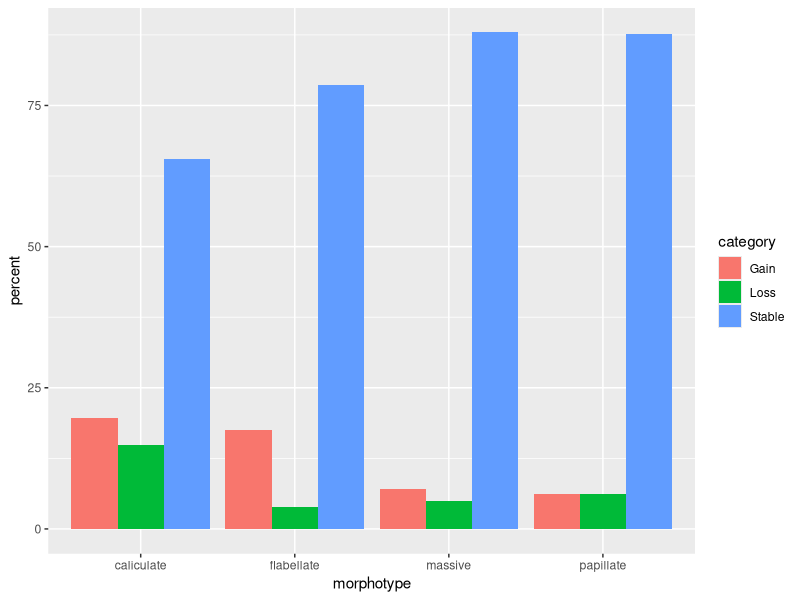
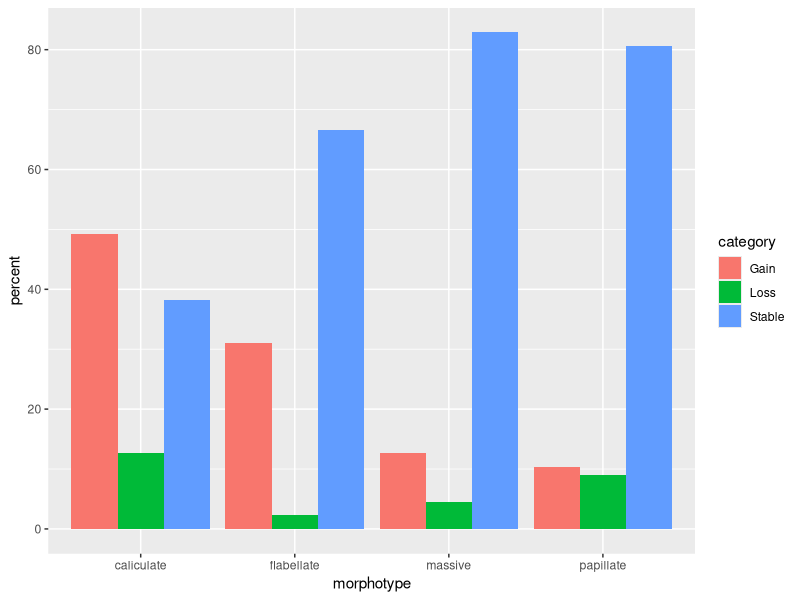
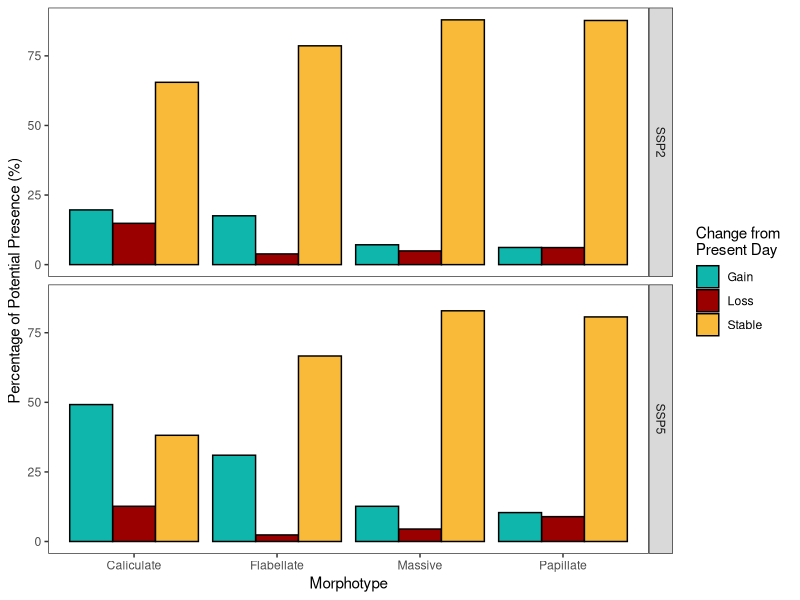

Write the R code that produced these figures, in order.
# bar plot of shift responses
# 9/3/2024

#Aim
# To combine percentage responses from each modelled morph into 1 bar chart

# LIBRARY
library(tidyverse)
library(viridis)  # For colorblind-friendly palettes


# DATA ----
# ssp2
massivessp2 <- read.csv("models/massive/massivessp2_percentchange.csv")
caliculatessp2<- read.csv("models/caliculate/caliculatessp2_percentchange.csv")
flabellatessp2 <- read.csv("models/flabellate/flabellatessp2_percentchange.csv")
papillatessp2 <- read.csv("models/papillate/papillatessp2_percentchange.csv")

# ssp5
massivessp5 <- read.csv("models/massive/massivessp5_percentchange.csv")
caliculatessp5 <- read.csv("models/caliculate/caliculatessp5_percentchange.csv")
flabellatessp5 <- read.csv("models/flabellate/flabellatessp5_percentchange.csv")
papillatessp5  <- read.csv("models/papillate/papillatessp5_percentchange.csv")

# Bind data into 1 ----
changes <- bind_rows(massivessp2, massivessp5,
                     caliculatessp2, caliculatessp5,
                     flabellatessp2, flabellatessp5,
                     papillatessp2, papillatessp5)

changes <- changes%>%
  mutate(category = as.factor(category),
         scenario = as.factor(scenario),
         morphotype = as.factor(morphotype))
# plots
changes%>%
  filter(scenario == "ssp2")%>%
  group_by(morphotype)%>%
  ggplot(aes(x = morphotype, y = percent, fill = category)) +
  geom_bar(stat = "identity", position = "dodge")
  
changes%>%
  filter(scenario == "ssp5")%>%
  group_by(morphotype)%>%
  ggplot(aes(x = morphotype, y = percent, fill = category)) +
  geom_bar(stat = "identity", position = "dodge")

percent_change_plot <- changes%>%
  mutate(morphotype = str_to_title(morphotype),
         scenario = toupper(scenario)) %>%
  group_by(scenario, morphotype)%>%
  ggplot(aes(x = morphotype, y = percent, fill = category)) +
  geom_bar(stat = "identity", position = "dodge",color = "black") +
  facet_grid(scenario ~ .) +  # This arranges scenarios in rows
  labs(x = "Morphotype",
       y = "Percentage of Potential Presence (%)",
       fill = 
       "Change from 
Present Day")+
  scale_fill_manual(values = c("Stable" = "#FABA39FF", 
                               "Loss" = "#9A0000FF", 
                               "Gain" = "#0AB4A9F9")) +
  theme_bw() +
  theme(panel.grid = element_blank())

ggsave("analysis/percent_change_plot.png", width = 8, height = 6, dpi = 300)
